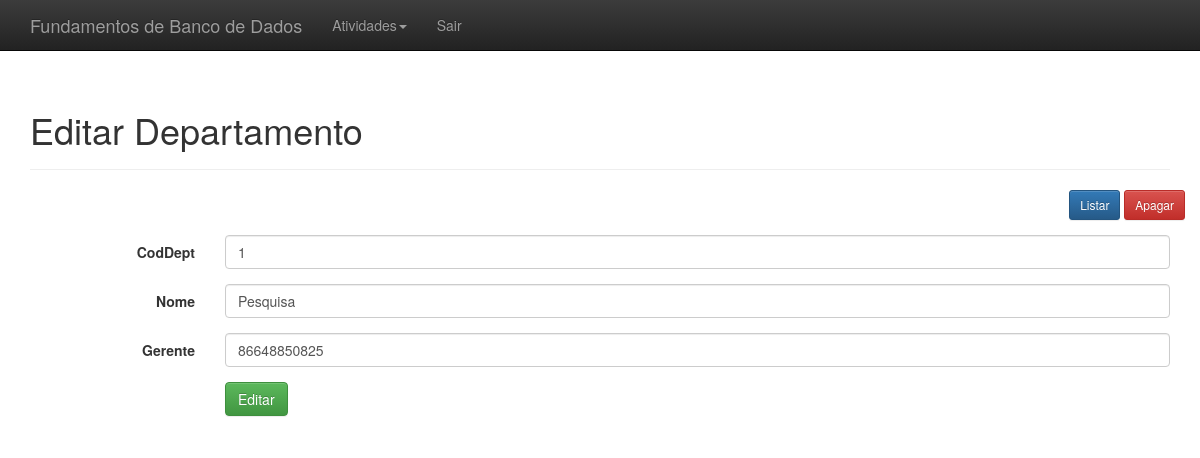
The app's page /index.php?link=8&CodDept=1 with its own data.
### tables this page shows
CREATE TABLE Departamento(
	CodDept INT ,
    Nome VARCHAR(100),
    Gerente VARCHAR(11)
    );

### editar_departamento.php (the view, shortened to what this page needs)
<?php
    include_once "conexao.php";
	$coddept = $_GET['CodDept'];
	$result = mysqli_query($conectar, "SELECT * FROM departamento WHERE CodDept = '$coddept' LIMIT 1");
	$resultado = mysqli_fetch_assoc($result);
?>
<div class="container theme-showcase" role="main">
  <div class="page-header">
	<h1>Editar Departamento</h1>
  </div>
  <div class="row espaco">
	<div class="pull-right">
		<a href='administrativo.php?link=2&id=<?php echo $resultado['id']; ?>'><button type='button' class='btn btn-sm btn-primary'>Listar</button></a>
		<a href='processa/proc_apagar_usuario.php?id=<?php echo $resultado['id']; ?>'><button type='button' class='btn btn-sm btn-danger'>Apagar</button></a>
	</div>
  </div>
  <div class="row">
	<div class="col-md-12">
		<form class="form-horizontal" method="POST" action="processa/proc_edit_departamento.php">
		  <div class="form-group">
			<label for="inputEmail3" class="col-sm-2 control-label">CodDept</label>
			<div class="col-sm-10">
			  <input type="text" class="form-control" name="CodDept" placeholder="Código do Departamento" value="<?php echo $resultado['CodDept']; ?>">
			</div>
		  </div>
		  <div class="form-group">
			<label for="inputPassword3" class="col-sm-2 control-label">Nome</label>
			<div class="col-sm-10">
			  <input type="text" class="form-control" name="Nome" placeholder="Nome do Departamento" value="<?php echo $resultado['Nome']; ?>">
			</div>
		  </div>
		  <div class="form-group">
			<label for="inputEmail3" class="col-sm-2 control-label">Gerente</label>
			<div class="col-sm-10">
			  <input type="text" class="form-control" name="Gerente" placeholder="Gerente do Departamento" value="<?php echo $resultado['Gerente']; ?>">
			</div>
		  </div>
		  <div class="form-group">
			<div class="col-sm-offset-2 col-sm-10">
			  <button type="submit" class="btn btn-success">Editar</button>
			</div>
		  </div>
		</form>
	</div>
  </div>
</div>

### css/theme.css (style rules this page uses)
body { padding-top: 70px; padding-bottom: 30px; }
.espaco { margin-bottom:15px; }

### records on screen
departamento: CodDept "1", Nome "Pesquisa", Gerente "86648850825"
